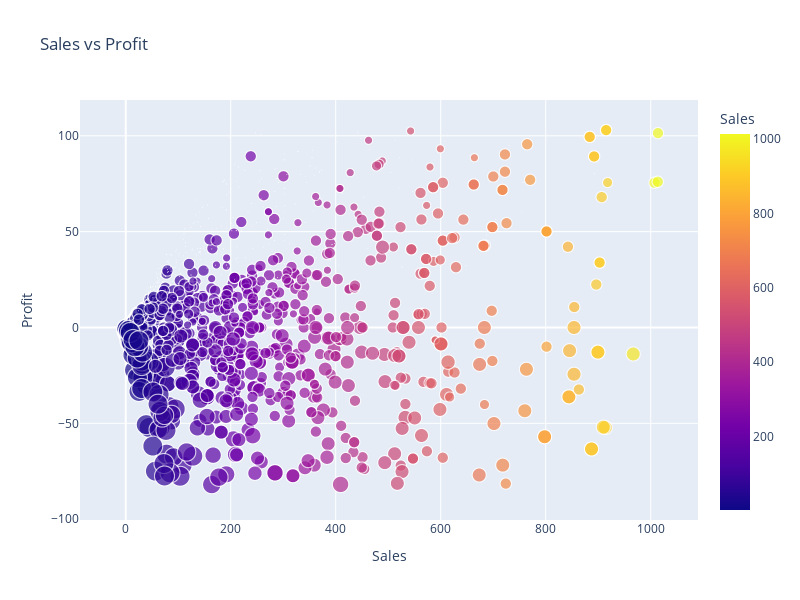

Here is the notebook cell this chart was saved with:
### Code cell
import plotly.express as px

scatter_plot = px.scatter(sales, x='Sales', y='Profit', color='Sales', size='Discount', title='Sales vs Profit')
scatter_plot.update_layout(
    width=800,  
    height=600  
)
scatter_plot.show()

### Figure 1 — Plotly figure (JSON) as saved in the notebook; plotly's stock layout.template omitted (floating-point values rounded to 4 significant figures; data arrays with more than 128 entries replaced by an {"elided": "..."} marker saying what was removed)
{"data": [{"hovertemplate": "Sales=%{marker.color}<br>Profit=%{y}<br>Discount=%{marker.size}<extra></extra>", "legendgroup": "", "marker": {"color": {"elided": "1681 float values"}, "coloraxis": "coloraxis", "size": {"elided": "1681 float values"}, "sizemode": "area", "sizeref": 0.0015, "symbol": "circle"}, "mode": "markers", "name": "", "showlegend": false, "type": "scattergl", "x": {"elided": "1681 float values"}, "xaxis": "x", "y": {"elided": "1681 float values"}, "yaxis": "y"}], "layout": {"coloraxis": {"colorbar": {"title": {"text": "Sales"}}, "colorscale": [[0, "#0d0887"], [0.1111, "#46039f"], [0.2222, "#7201a8"], [0.3333, "#9c179e"], [0.4444, "#bd3786"], [0.5556, "#d8576b"], [0.6667, "#ed7953"], [0.7778, "#fb9f3a"], [0.8889, "#fdca26"], [1, "#f0f921"]]}, "height": 600, "legend": {"itemsizing": "constant", "tracegroupgap": 0}, "title": {"text": "Sales vs Profit"}, "width": 800, "xaxis": {"anchor": "y", "domain": [0, 1], "title": {"text": "Sales"}}, "yaxis": {"anchor": "x", "domain": [0, 1], "title": {"text": "Profit"}}}}
